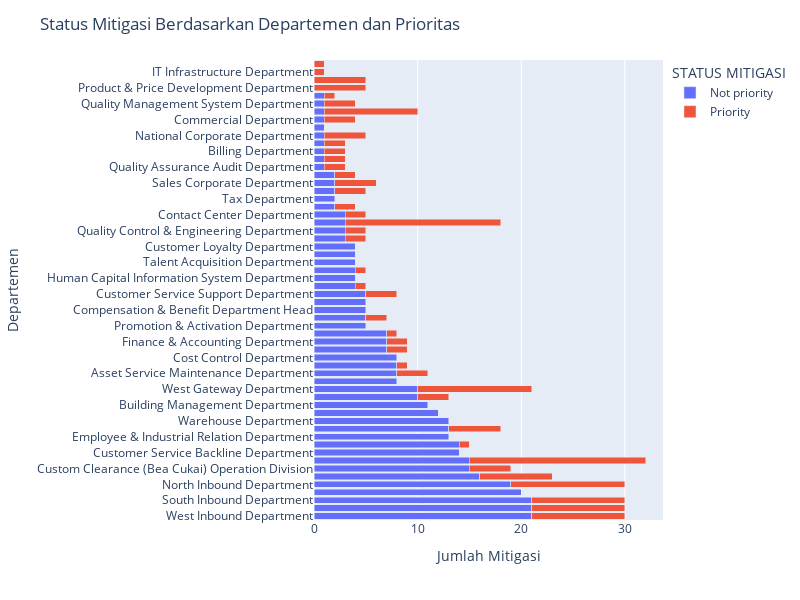

This figure's notebook cell:
### Markdown cell above
### Visual 4

### Code cell
import plotly.express as px

# membuat grafik batang (bar-chart)
fig4 = px.bar(Mitigasi_Departemen, x='Risk Event', y='Departemen',color='STATUS MITIGASI', text_auto='.2s')

# Pengaturan detail grafik
fig4.update_layout(barmode='stack',
                  autosize=False,
                  width=800,
                  height=600,
                  showlegend=True,
                  title="Status Mitigasi Berdasarkan Departemen dan Prioritas",
                  xaxis_title="Jumlah Mitigasi",
                  yaxis_title="Departemen")

### Figure 1 — Plotly figure (JSON) as saved in the notebook; plotly's stock layout.template omitted (floating-point values rounded to 4 significant figures)
{"data": [{"alignmentgroup": "True", "hovertemplate": "STATUS MITIGASI=Not priority<br>Risk Event=%{x}<br>Departemen=%{y}<extra></extra>", "legendgroup": "Not priority", "marker": {"color": "#636efa", "pattern": {"shape": ""}}, "name": "Not priority", "offsetgroup": "Not priority", "orientation": "h", "showlegend": true, "textposition": "auto", "texttemplate": "%{x:.2s}", "type": "bar", "visible": true, "x": [21, 21, 21, 20, 19, 16, 15, 15, 14, 14, 13, 13, 13, 12, 11, 10, 10, 8, 8, 8, 8, 7, 7, 7, 5, 5, 5, 5, 5, 4, 4, 4, 4, 4, 4, 3, 3, 3, 3, 2, 2, 2, 2, 2, 1, 1, 1, 1, 1, 1, 1, 1, 1, 1], "xaxis": "x", "y": ["West Inbound Department", "East Inbound Department", "South Inbound Department", "Financial Accounting Department", "North Inbound Department", "International Business Development Division", "Custom Clearance (Bea Cukai) Operation\nDivision", "Central Inbound Department", "Customer Service Backline Department", "Operation Handling Transport Department ", "Employee & Industrial Relation Department", "Sales Retail Department", "Warehouse Department", "Management Control System Department", "Building Management Department", "Pick Up Department", "West Gateway Department", "Vendor Relation Department", "Asset Service Maintenance Department", "Business Development Department", "Cost Control Department", "IT Solution Architect Department", "Finance & Accounting Department", "National Outbound Department", "Promotion & Activation Department", "Procurement Department", "Compensation & Benefit Department Head", "National Trucking Department", "Customer Service Support Department", "Organization Development Department", "Human Capital Information System Department", "Billing & Credit Control Department  (Logistic)", "Talent Acquisition Department", "Learning & Development Department", "Customer Loyalty Department", "Commercial Support Department", "Quality Control & Engineering Department", "Corporate Care Center Department", "Contact Center Department", "Credit Control Department", "Tax Department", "IT Core System Department", "Sales Corporate Department", "IT Compliance Department", "Quality Assurance Audit Department", "Corporate Branding Department", "Billing Department", "Media Relation Department", "National Corporate Department", "IT End User Support Department", "Commercial Department", "National Inbound Department", "Quality Management System Department", "Engagement Department"], "yaxis": "y"}, {"alignmentgroup": "True", "hovertemplate": "STATUS MITIGASI=Priority<br>Risk Event=%{x}<br>Departemen=%{y}<extra></extra>", "legendgroup": "Priority", "marker": {"color": "#EF553B", "pattern": {"shape": ""}}, "name": "Priority", "offsetgroup": "Priority", "orientation": "h", "showlegend": true, "textposition": "auto", "texttemplate": "%{x:.2s}", "type": "bar", "x": [17, 15, 11, 11, 9, 9, 9, 9, 7, 5, 5, 5, 4, 4, 4, 3, 3, 3, 3, 3, 3, 2, 2, 2, 2, 2, 2, 2, 2, 2, 2, 2, 2, 1, 1, 1, 1, 1, 1, 1, 1], "xaxis": "x", "y": ["Central Inbound Department", "Corporate Care Center Department", "North Inbound Department", "West Gateway Department", "National Inbound Department", "South Inbound Department", "East Inbound Department", "West Inbound Department", "International Business Development Division", "Sales Retail Department", "Product & Price Development Department", "National Retail Department", "Sales Corporate Department", "Custom Clearance (Bea Cukai) Operation\nDivision", "National Corporate Department", "IT Core System Department", "Asset Service Maintenance Department", "Customer Service Support Department", "Commercial Department", "Pick Up Department", "Quality Management System Department", "IT Solution Architect Department", "Credit Control Department", "Quality Assurance Audit Department", "Corporate Branding Department", "Quality Control & Engineering Department", "Billing Department", "Procurement Department", "Contact Center Department", "Commercial Support Department", "Media Relation Department", "Finance & Accounting Department", "IT Compliance Department", "Business Development Department", "Billing & Credit Control Department  (Logistic)", "Engagement Department", "Organization Development Department", "IT Infrastructure Department", "National Outbound Department", "IT Security Specialist", "Operation Handling Transport Department "], "yaxis": "y"}], "layout": {"autosize": false, "barmode": "stack", "height": 600, "legend": {"title": {"text": "STATUS MITIGASI"}, "tracegroupgap": 0}, "margin": {"t": 60}, "showlegend": true, "title": {"text": "Status Mitigasi Berdasarkan Departemen dan Prioritas"}, "width": 800, "xaxis": {"anchor": "y", "autorange": true, "domain": [0, 1], "range": [0, 33.68], "title": {"text": "Jumlah Mitigasi"}, "type": "linear"}, "yaxis": {"anchor": "x", "autorange": true, "domain": [0, 1], "range": [-0.5, 57.5], "title": {"text": "Departemen"}, "type": "category"}}}
